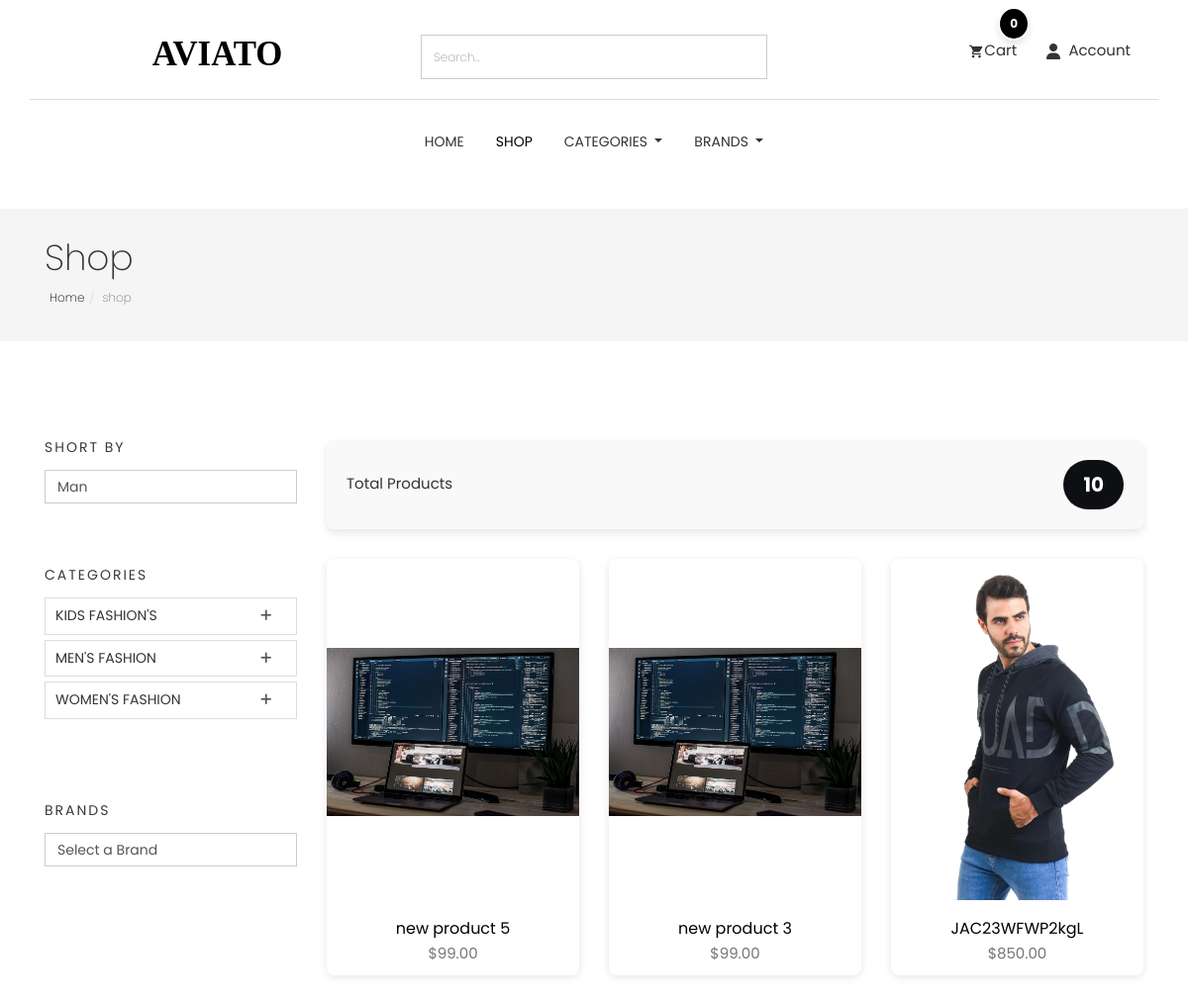
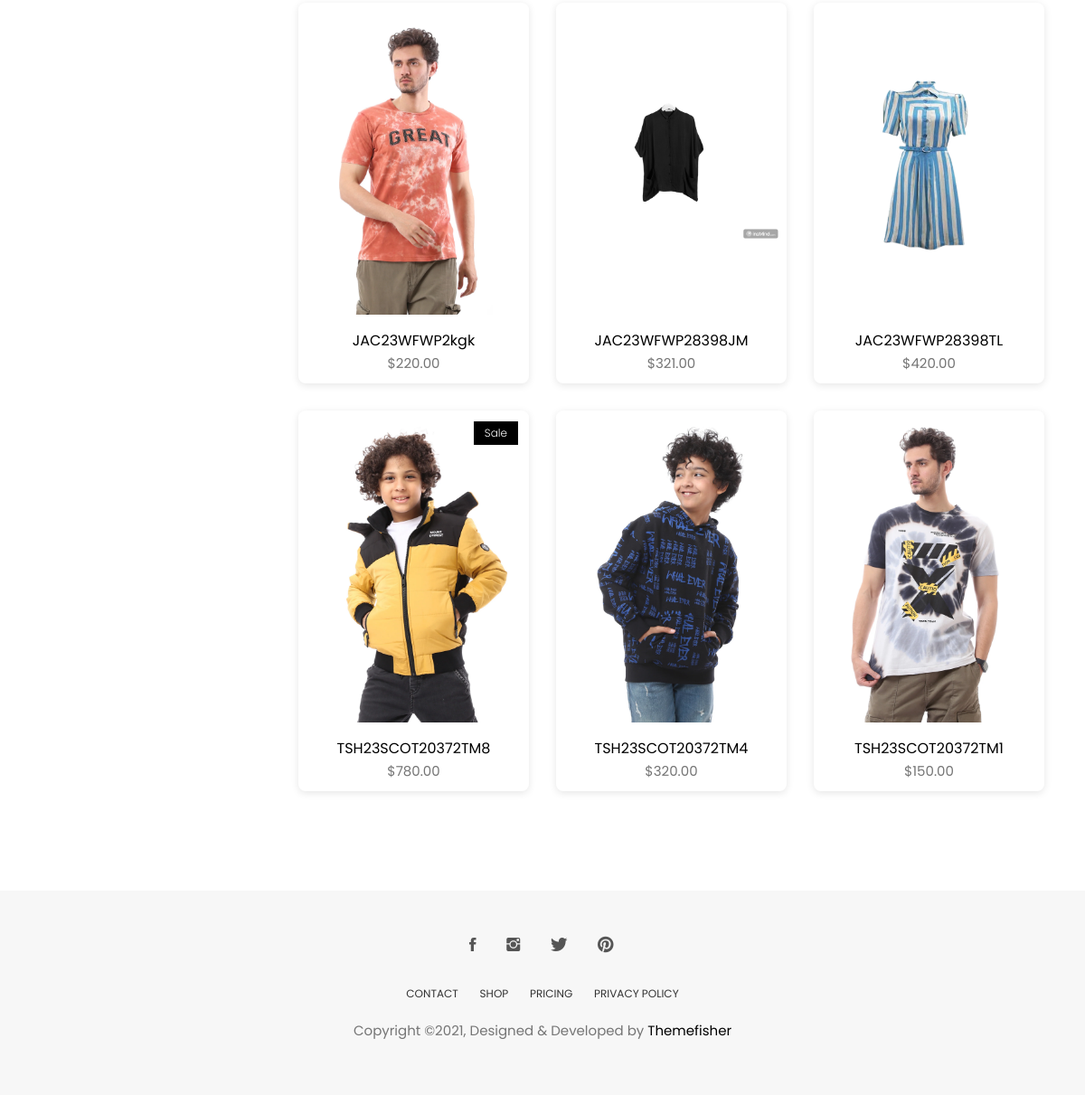
Screenshot of /products/ with the database file from the repository (2 pictures, top to bottom).
### category/models.py (models this page shows, shortened)
class Category(models.Model):
    id = models.UUIDField(primary_key=True, default=uuid.uuid4, editable=False)
    name = models.CharField(max_length=255, unique=True)
    description = models.TextField(blank=True, null=True)
    image = models.ImageField(null=True,blank=True,upload_to='category-image/')
    class Meta:
        verbose_name = "Category"
        verbose_name_plural = "Categories"
        ordering = ['name']  # Categories will be ordered alphabetically by name.

### store/models.py (models this page shows, shortened)
class Product(models.Model):
    id = models.UUIDField(primary_key=True, default=uuid.uuid4, editable=False)
    name = models.CharField(unique=True, max_length=50)
    image = models.ImageField(upload_to='product/')
    stock = models.IntegerField(default=1)
    price = models.DecimalField(max_digits=10, decimal_places=2, default=Decimal('0.00'))
    description = models.TextField(max_length=10000, blank=True)
    created_at = models.DateTimeField(default=timezone.now)
    modified_date = models.DateTimeField(auto_now=True)
    slug = models.SlugField(null=True, blank=True, unique=True)
    views = models.PositiveIntegerField(default=0)
    is_available = models.BooleanField(default=True)
    on_sale = models.BooleanField(default=False)
    PRDBrand = models.ForeignKey('Brand', related_name='product_brand', on_delete=models.CASCADE, blank=True, null=True, verbose_name="Brand")
    like = models.ManyToManyField(User, blank=True, related_name='product_favourite')
    category = models.ForeignKey(Subcategory, related_name='product_subcategory', verbose_name="Subcategory", null=True, blank=True, on_delete=models.CASCADE)
    class Meta:
        ordering = ['-created_at']
        verbose_name = "Product"
        verbose_name_plural = "Products"

### store/views.py (the view, shortened to what this page needs)
# urls.py: path('' , views.product_list , name='product_list'),
def product_list(request,subcategory_id=None,category_id=None,brand_id=None):
    subcategories = None
    products = None
    categories = None
    brands = None
    if subcategory_id != None :
        subcategories = get_object_or_404(Subcategory,id = subcategory_id)
        products = Product.objects.filter(category=subcategories  ,is_available=True)
        product_count = products.count()
        paginator = Paginator(products, 9)  # Show 9 products per page
        page_number = request.GET.get('page')
        page_obj = paginator.get_page(page_number)
    else:
        products = Product.objects.all().filter(is_available=True)
        product_count = products.count()
        paginator = Paginator(products, 9)  # Show 9 products per page
        page_number = request.GET.get('page')
        page_obj = paginator.get_page(page_number)
    context = {
        'products':page_obj,
        'product_count':product_count
    }
    return render(request , 'products/product_list.html' , context)

### cart/cart_utils.py (called while the page is built)
def _cart_id(request):
    cart = request.session.session_key
    if not cart:
        cart = request.session.create()
    return cart

### category/category_context.py (called while the page is built)
def nav_links(request):
    categories_nav = Category.objects.all()
    subcategories_nav = Subcategory.objects.all()
    brands_nav = Brand.objects.all()
    context = {
        'categories_nav':categories_nav,
        'brands_nav':brands_nav,
        'subcategories_nav':subcategories_nav,
    }
    return context

### category/models.py (called while the page is built)
    def get_url(self):
        return reverse('products_by_subcategory',args=[self.id])

### store/models.py (called while the page is built)
    def get_url(self):
        return reverse('products_by_brand',args=[self.id])

    def __str__(self):
        return self.name

### store/templates/products/product_list.html (shortened to what this page needs)
{% extends "base.html" %}
{% load static %}
{% block body %}
<section class="page-header">
    <div class="container">
        <div class="row">
            <div class="col-md-12">
                <div class="content">
                    {% if 'search' in request.path %}
                    <h2 class="title-page"> Search Result</h2>
                    {% else %}
                    <h1 class="page-name">Shop</h1>
                    {% endif %}
                    <ol class="breadcrumb">
                        <li><a href="/">Home</a></li>
                        <li class="active">shop</li>
                    </ol>
                </div>
            </div>
        </div>
    </div>
</section>
<section class="products section">
    <div class="container">
        <div class="row">
            <div class="col-md-3">
                <div class="widget">
                    <h4 class="widget-title">Short By</h4>
                    <form method="post" action="#">
                        <select class="form-control">
                            <option>Man</option>
                        </select>
                    </form>
                </div>
                <div class="widget product-category">
                    <h4 class="widget-title">Categories</h4>
                    <div class="panel-group commonAccordion" id="accordion" role="tablist" aria-multiselectable="true">
                        {% for category in categories_nav %}
                        <div class="panel panel-default">
                            <div class="panel-heading" role="tab" id="heading{{ category.id }}">
                                <h4 class="panel-title">
                                    <a class="collapsed" role="button" data-toggle="collapse" data-parent="#accordion"
                                        href="#collapse{{ category.id }}" aria-expanded="false"
                                        aria-controls="collapse{{ category.id }}">
                                        {{ category.name }}
                                    </a>
                                </h4>
                            </div>
                        </div>
                        {% endfor %}
                    </div>
                </div>
                <div class="widget">
                    <h4 class="widget-title">Brands</h4>
                    <select class="form-control" onchange="window.location.href=this.value;">
                        <option value="">Select a Brand</option>
                    </select>
                </div>
            </div>
            <div class="col-md-9">
                {% if products %}
                <div class="product-count">
                    <h3 class="product-count-title">Total Products</h3>
                    <span class="product-count-badge">{{ product_count }}</span>
                </div>
                <div class="row">
                    {% for product in products %}
                    <div class="col-md-4">
                        <div class="product-item">
                            <div class="product-thumb">
                                {% if product.on_sale %}
                                <span class="bage">Sale</span>
                                {% endif %}
                                <img class="img-responsive object-fit-contain" width="300px" height="300px"
                                    src="{{product.image.url}}" alt="product-img" />
                            </div>
                            <div class="product-content">
                                <h4><a href="{% url 'product_details' product.id %}">{{ product.name }}</a></h4>
                                <p class="price">${{ product.price }}</p>
                            </div>
                        </div>
                    </div>
                    {% endfor %}
                </div>
                {% endif %}
            </div>
        </div>
    </div>
</section>
{% endblock body %}

### static/css/style.css (style rules this page uses)
body { line-height: 1.5; font-family: "Poppins", sans-serif; -webkit-font-smoothing: antialiased; }
p { font-family: "Poppins", sans-serif; color: #757575; font-size: 15px; }
h1, h2, h3, h4, h5, h6 { font-family: "Poppins", sans-serif; }
h1, h2, h3, h4, h5, h6 { font-weight: 400; }
ol, ul { margin: 0; padding: 0; list-style: none; }
a, a:focus, a:hover { text-decoration: none; outline: 0; color: #000; }
.form-control { box-shadow: none; border-radius: 0; }
.section { padding: 80px 0; }
.page-header { background: #f5f5f5; margin-top: 20px; border-bottom: none; padding: 30px 0; }
.page-header h1 { font-weight: 200; margin: 0 0 6px 0; }
.page-header .breadcrumb { background: transparent; padding: 5px; margin: 0; }
.page-header .breadcrumb li { font-weight: 200; font-size: 12px; }
.page-header .breadcrumb li a { color: #000; }
.commonAccordion .panel, .commonAccordion-2 .panel { border-radius: 0; box-shadow: none; }
.commonAccordion .panel .panel-heading, .commonAccordion-2 .panel .panel-heading { background: transparent; padding: 0; }
.commonAccordion .panel .panel-title, .commonAccordion-2 .panel .panel-title { position: relative; }
.commonAccordion .panel .panel-title a, .commonAccordion-2 .panel .panel-title a { display: block; font-size: 14px; text-transform: uppercase; padding: 10px 10px; }
.commonAccordion .panel .panel-title a:before, .commonAccordion-2 .panel .panel-title a:before { color: #555; content: "\f209"; position: absolute; right: 25px; font-family: "themefisher-font"; }
.commonAccordion .panel .panel-title a.collapsed:before, .commonAccordion-2 .panel .panel-title a.collapsed:before { content: "\f217"; }
.product-item { background-color: #fff; border-radius: 8px; overflow: hidden; box-shadow: 0 2px 8px rgba(0, 0, 0, 0.1); transition: all 0.3s ease; margin-bottom: 30px; }
.product-item .product-thumb { position: relative; }
.product-item .product-thumb img { object-fit: contain !important; height: 350px !important; width: 350px !important; }
.product-item .product-thumb .bage { position: absolute; top: 12px; right: 12px; background: #000; color: #fff; font-size: 12px; padding: 4px 12px; font-weight: 300; display: inline-block; }
.product-item .product-thumb:before { transition: 0.3s all; opacity: 0; background: rgba(0, 0, 0, 0.6); content: ""; position: absolute; top: 0; right: 0; left: 0; bottom: 0; }
.product-item .product-content { text-align: center; }
.product-item .product-content h4 { font-size: 16px; font-weight: 400; margin-top: 15px; margin-bottom: 6px; }
.product-item .product-content h4 a { color: #000; }
.product-count { background-color: #f9f9f9; padding: 20px; margin-bottom: 30px; border-radius: 8px; display: flex; align-items: center; justify-content: space-between; box-shadow: 0 4px 8px rgba(0, 0, 0, 0.1); }
.product-count-title { font-size: 1.5rem; color: #333; margin: 0; }
.product-count-badge { font-size: 2rem; color: #ffffff; background-color: #0d0f12; padding: 10px 20px; border-radius: 50px; font-weight: bold; display: inline-block; }
.widget { margin-bottom: 30px; padding-bottom: 35px; }
.widget .widget-title { margin: 0; padding-bottom: 15px; font-size: 14px; font-weight: 400; text-transform: uppercase; letter-spacing: 2px; }
.widget-title { font-size: 18px; margin-bottom: 10px; color: #343a40; }

### rows the page displays
Category: name "KIDS FASHION'S"
Category: name "MEN'S FASHION"
Category: name "WOMEN'S FASHION"
Product: image (picture), name "new product 5", price "99.00"
Product: image (picture), name "new product 3", price "99.00"
Product: image (picture), name "JAC23WFWP2kgL", price "850.00"
Product: image (picture), name "JAC23WFWP2kgk", price "220.00"
Product: image (picture), name "JAC23WFWP28398JM", price "321.00"
Product: image (picture), name "JAC23WFWP28398TL", price "420.00"
Product: on_sale "Sale", image (picture), name "TSH23SCOT20372TM8", price "780.00"
Product: image (picture), name "TSH23SCOT20372TM4", price "320.00"
Product: image (picture), name "TSH23SCOT20372TM1", price "150.00"

### other values shown
{{ quantity }} "0"
{{ product_count }} "10"
